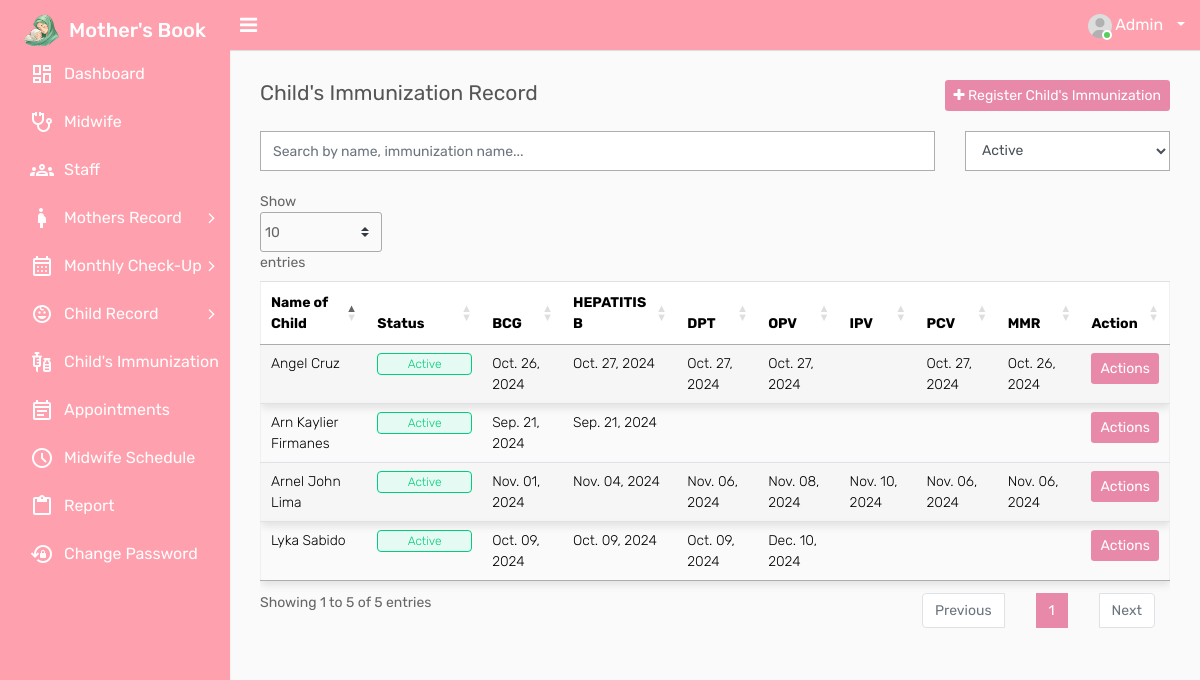
Page /login/system/baby-immunization.php (signed in) on the committed database.
### tables this page shows
CREATE TABLE `tbl_immunization` (
  `i_id` int(11) NOT NULL,
  `i_name` varchar(250) DEFAULT NULL,
  `i_gender` varchar(20) DEFAULT NULL,
  `i_number` varchar(10) DEFAULT NULL,
  `i_bcg_d1` date DEFAULT NULL,
  `i_bcg_rem` varchar(100) DEFAULT NULL,
  `i_hep_d1` date DEFAULT NULL,
  `i_hep_rem` varchar(100) DEFAULT NULL,
  `i_dpt_d1` date DEFAULT NULL,
  `i_dpt_rem1` varchar(100) DEFAULT NULL,
  `i_dpt_d2` date DEFAULT NULL,
  `i_dpt_rem2` varchar(100) DEFAULT NULL,
  `i_dpt_d3` date DEFAULT NULL,
  `i_dpt_rem3` varchar(100) DEFAULT NULL,
  `i_opv_d1` date DEFAULT NULL,
  `i_opv_rem1` varchar(100) DEFAULT NULL,
  `i_opv_d2` date DEFAULT NULL,
  `i_opv_rem2` varchar(100) DEFAULT NULL,
  `i_opv_d3` date DEFAULT NULL,
  `i_opv_rem3` varchar(100) DEFAULT NULL,
  `i_ipv_d1` date DEFAULT NULL,
  `i_ipv_rem` varchar(100) DEFAULT NULL,
  `i_pcv_d1` date DEFAULT NULL,
  `i_pcv_rem1` varchar(100) DEFAULT NULL,
  `i_pcv_d2` date DEFAULT NULL,
  `i_pcv_rem2` varchar(100) DEFAULT NULL,
  `i_pcv_d3` date DEFAULT NULL,
  `i_pcv_rem3` varchar(100) DEFAULT NULL,
  `i_mmr_d1` date DEFAULT NULL,
  `i_mmr_rem1` varchar(100) DEFAULT NULL,
  `i_mmr_d2` date DEFAULT NULL,
  `i_mmr_rem2` varchar(100) DEFAULT NULL,
  `i_other_name1` varchar(100) DEFAULT NULL,
  `i_other_d1` date DEFAULT NULL,
  `i_other_rem1` varchar(100) DEFAULT NULL,
  `i_other_name2` varchar(100) DEFAULT NULL,
  `i_other_d2` date DEFAULT NULL,
  `i_other_rem2` varchar(100) DEFAULT NULL,
  `stat` varchar(20) DEFAULT NULL
);

### login/system/baby-immunization.php (the view, shortened to what this page needs)
<?php
include('header.php');
include('includes/connection.php');
?>
<div class="page-wrapper">
    <div class="content">
        <div class="row">
            <div class="col-sm-4 col-3">
                <h4 class="page-title">Child's Immunization Record</h4>
            </div>
            <?php
            if ($_SESSION['role'] == 1 || $_SESSION['role'] == 3) { ?>
                <div class="col-sm-8 col-9 text-right m-b-20">
                    <a href="register-immunization.php" class="btn btn-primary btn-sm float-right">
                        <i class="fa fa-plus"></i> Register Child's Immunization
                    </a>
                </div>
            <?php } ?>
        </div>
        <div class="row m-b-20">
            <div class="col-sm-9">
                <input type="text" id="searchBar" class="form-control" placeholder="Search by name, immunization name..." onkeyup="filterTable()">
            </div>
            <div class="col-sm-3">
                <select id="statusFilter" class="form-control" onchange="filterTable()">
                    <option value="Active">Active</option>
                </select>
            </div>
        </div>
        <div class="table-responsive">
            <table class="datatable table table-striped table-condensed" id="immunizationTable">
                <thead>
                    <tr>
                        <th>Name of Child</th>
                        <th>Status</th>
                        <th>BCG</th>
                        <th>HEPATITIS B</th>
                        <th>DPT</th>
                        <th>OPV</th>
                        <th>IPV</th>
                        <th>PCV</th>
                        <th>MMR</th>
                        <th>Action</th>
                    </tr>
                </thead>
                <tbody>
                    <?php
                    $fetch_query = mysqli_query($connection, "SELECT * FROM tbl_immunization");
                    while ($row = mysqli_fetch_assoc($fetch_query)) {
                        $name_parts = explode(",", $row['i_name']);
                        $i_name = $name_parts[0];
                        $bcg_date = !empty($row['i_bcg_d1']) ? date('M. d, Y', strtotime($row['i_bcg_d1'])) : '';
                        $hep_date = !empty($row['i_hep_d1']) ? date('M. d, Y', strtotime($row['i_hep_d1'])) : '';
                        $dpt_date = !empty($row['i_dpt_d1']) ? date('M. d, Y', strtotime($row['i_dpt_d1'])) : '';
                        $opv_date = !empty($row['i_opv_d1']) ? date('M. d, Y', strtotime($row['i_opv_d1'])) : '';
                        $ipv_date = !empty($row['i_ipv_d1']) ? date('M. d, Y', strtotime($row['i_ipv_d1'])) : '';
                        $pcv_date = !empty($row['i_pcv_d1']) ? date('M. d, Y', strtotime($row['i_pcv_d1'])) : '';
                        $mmr_date = !empty($row['i_mmr_d1']) ? date('M. d, Y', strtotime($row['i_mmr_d1'])) : '';
                    ?>
                        <tr class="immunization-row" data-status="<?php echo htmlspecialchars($row['stat']); ?>">
                            <td><?php echo htmlspecialchars($i_name); ?></td>
                            <td>
                                <span class="custom-badge <?php echo $row['stat'] == 'Active' ? 'status-green' : 'status-red'; ?>">
                                    <?php echo $row['stat']; ?>
                                </span>
                            </td>
                            <td><?php echo htmlspecialchars($bcg_date); ?></td>
                            <td><?php echo htmlspecialchars($hep_date); ?></td>
                            <td><?php echo htmlspecialchars($dpt_date); ?></td>
                            <td><?php echo htmlspecialchars($opv_date); ?></td>
                            <td><?php echo htmlspecialchars($ipv_date); ?></td>
                            <td><?php echo htmlspecialchars($pcv_date); ?></td>
                            <td><?php echo htmlspecialchars($mmr_date); ?></td>
                            <td>
                                <div class="dropdown dropdown-action">
                                    <button class="btn btn-sm btn-primary dropdown-toggle" type="button" id="dropdownMenuButton" data-toggle="dropdown" aria-haspopup="true" aria-expanded="false">
                                        Actions
                                    </button>
                                </div>
                            </td>
                        </tr>
                    <?php } ?>
                </tbody>
            </table>
        </div>
    </div>
</div>
<?php include('footer.php'); ?>

### rows in the picture
tbl_immunization: i_name "Arn Kaylier Firmanes", stat "Active", i_bcg_d1 "Sep. 21, 2024", i_hep_d1 "Sep. 21, 2024"
tbl_immunization: i_name "Arnel John Lima", stat "Active", i_bcg_d1 "Nov. 01, 2024", i_hep_d1 "Nov. 04, 2024", i_dpt_d1 "Nov. 06, 2024", i_opv_d1 "Nov. 08, 2024", i_ipv_d1 "Nov. 10, 2024", i_pcv_d1 "Nov. 06, 2024", i_mmr_d1 "Nov. 06, 2024"
tbl_immunization: i_name "Lyka Sabido", stat "Active", i_bcg_d1 "Oct. 09, 2024", i_hep_d1 "Oct. 09, 2024", i_dpt_d1 "Oct. 09, 2024", i_opv_d1 "Dec. 10, 2024"
tbl_immunization: i_name "Angel Cruz", stat "Active", i_bcg_d1 "Oct. 26, 2024", i_hep_d1 "Oct. 27, 2024", i_dpt_d1 "Oct. 27, 2024", i_opv_d1 "Oct. 27, 2024", i_pcv_d1 "Oct. 27, 2024", i_mmr_d1 "Oct. 26, 2024"
